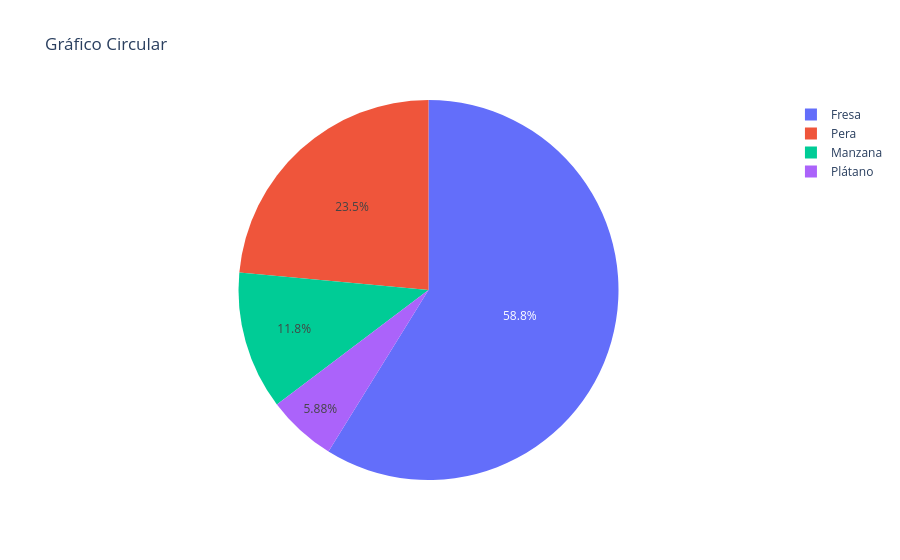

The notebook cell saved with this chart:
### Code cell
fig4 = go.Figure()

fig4.add_trace(go.Pie(labels=["Manzana", "Pera", "Plátano", "Fresa"],
                      values=[1000, 2000, 500, 5000]))

fig4.update_layout(title="Gráfico Circular")

### Figure 1 — Plotly figure (JSON) as saved in the notebook; plotly's stock layout.template omitted (floating-point values rounded to 4 significant figures)
{"data": [{"labels": ["Manzana", "Pera", "Plátano", "Fresa"], "type": "pie", "values": [1000, 2000, 500, 5000]}], "layout": {"title": {"text": "Gráfico Circular"}}}
